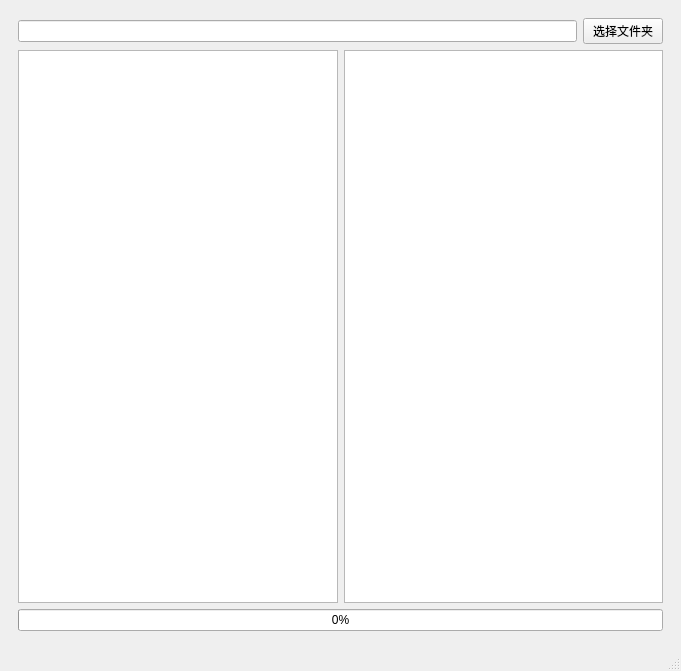
<?xml version="1.0" encoding="UTF-8"?>
<ui version="4.0">
 <class>MainWindow</class>
 <widget class="QMainWindow" name="MainWindow">
  <property name="geometry">
   <rect>
    <x>0</x>
    <y>0</y>
    <width>681</width>
    <height>671</height>
   </rect>
  </property>
  <property name="windowTitle">
   <string>MainWindow</string>
  </property>
  <widget class="QWidget" name="centralwidget">
   <layout class="QVBoxLayout" name="verticalLayout_2">
    <item>
     <widget class="QWidget" name="widget" native="true">
      <layout class="QVBoxLayout" name="verticalLayout">
       <item>
        <layout class="QHBoxLayout" name="horizontalLayout">
         <item>
          <widget class="QLineEdit" name="lineEdit">
           <property name="text">
            <string/>
           </property>
          </widget>
         </item>
         <item>
          <widget class="QPushButton" name="pushButton1">
           <property name="text">
            <string>选择文件夹</string>
           </property>
          </widget>
         </item>
        </layout>
       </item>
       <item>
        <layout class="QHBoxLayout" name="horizontalLayout_2">
         <item>
          <widget class="QListWidget" name="listWidget"/>
         </item>
         <item>
          <widget class="QListWidget" name="listWidget_2"/>
         </item>
        </layout>
       </item>
       <item>
        <widget class="QProgressBar" name="progressBar">
         <property name="value">
          <number>0</number>
         </property>
        </widget>
       </item>
      </layout>
     </widget>
    </item>
   </layout>
  </widget>
  <widget class="QMenuBar" name="menubar">
   <property name="geometry">
    <rect>
     <x>0</x>
     <y>0</y>
     <width>681</width>
     <height>23</height>
    </rect>
   </property>
  </widget>
  <widget class="QStatusBar" name="statusbar"/>
 </widget>
 <resources/>
 <connections/>
</ui>
